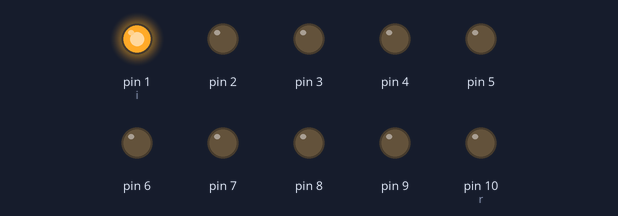
Recording of a sketch running on a simulated Arduino Uno, built with avr-gcc and run on an emulated ATmega328P. Parts: output pins drawn as LEDs (lit = HIGH).

Above: at 0.05 s.
At 0.75 s:
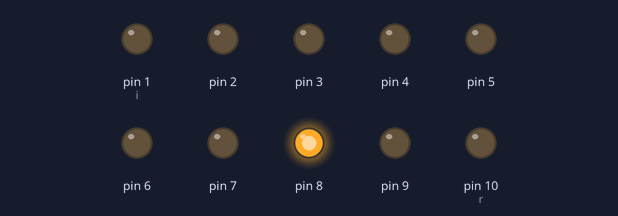
At 1.55 s:
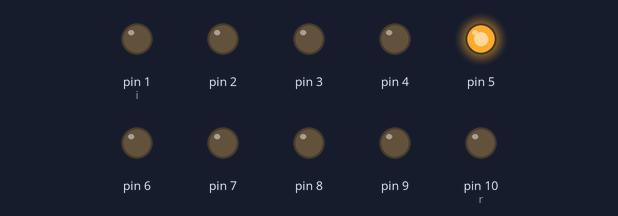
At 2.25 s:
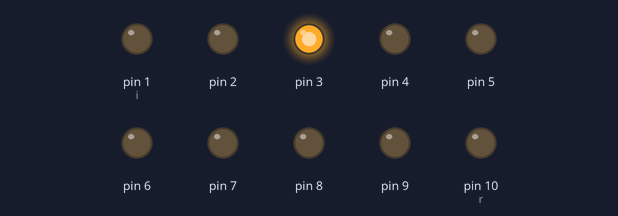
At 3.0 s:
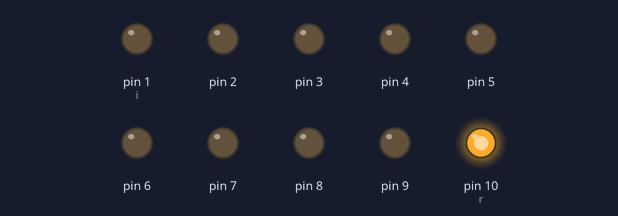
At 4.55 s:
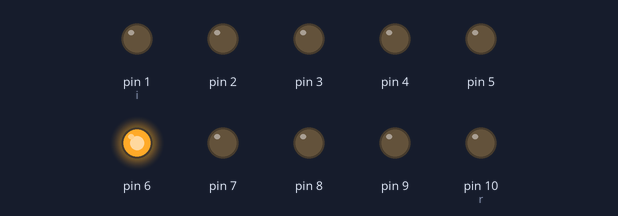
Timing chart, 0 to 4.8 s (numbered marks = the images above):
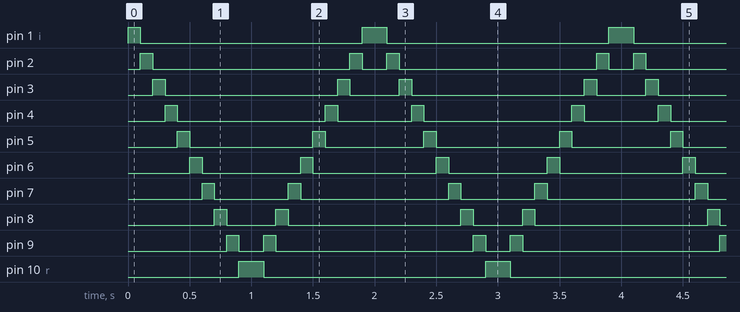

The sketch:

MARQUEE.ino
```cpp
void setup (){
   int i=1;
   while(i<=10){
     pinMode (i,OUTPUT);
     i++;
   }
 }

void loop (){
   int i=1;
   while(i<=10){
    digitalWrite(i, HIGH);
    delay(100);
    digitalWrite(i, LOW);
    i++;
   }
   int r=10;
   while(r>0 && r<=10) {
    digitalWrite(r, HIGH);
    delay(100);
    digitalWrite(r, LOW);
    r--;
   }
}
```

Measured:
- by itself, pin 1 (i): repeats every 2.0 s: LOW 1.8 s, HIGH 0.20 s
- by itself, pin 2: repeats every 2.0 s: LOW 1.6 s, HIGH 0.10 s, LOW 0.20 s, HIGH 0.10 s
- by itself, pin 3: repeats every 2.0 s: LOW 1.4 s, HIGH 0.10 s, LOW 0.40 s, HIGH 0.10 s
- by itself, pin 4: repeats every 2.0 s: LOW 1.2 s, HIGH 0.10 s, LOW 0.60 s, HIGH 0.10 s
- by itself, pin 5: repeats every 2.0 s: LOW 1.0 s, HIGH 0.10 s, LOW 0.80 s, HIGH 0.10 s
- by itself, pin 6: repeats every 2.0 s: LOW 0.80 s, HIGH 0.10 s, LOW 1.0 s, HIGH 0.10 s
- by itself, pin 7: repeats every 2.0 s: LOW 0.60 s, HIGH 0.10 s, LOW 1.2 s, HIGH 0.10 s
- by itself, pin 8: repeats every 2.0 s: LOW 0.40 s, HIGH 0.10 s, LOW 1.4 s, HIGH 0.10 s
